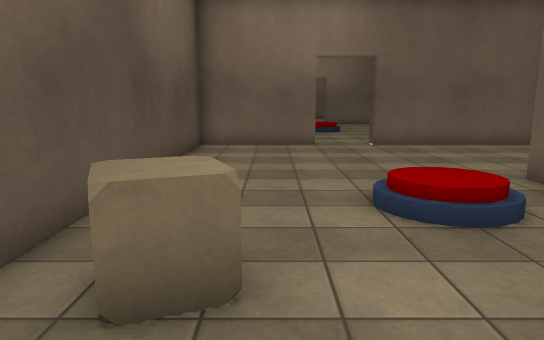
[1] (above)

16 first-person views from a walk through a 3-D level made in the Unity game engine. The camera is 1.5 m above the floor, tilts 10° down and sees 70° across. The floor is counted in squares, 1 m on a side. Each view is taken from the middle of a square. On the plan, view 1 faces up. The plan holds only what a view shows up to about 17 squares ahead; the rest is blank. The place goes on beyond the plan. The player is left out. Some animated figures are not drawn. Surface patterns are stand-ins for the level's own textures.

[2]
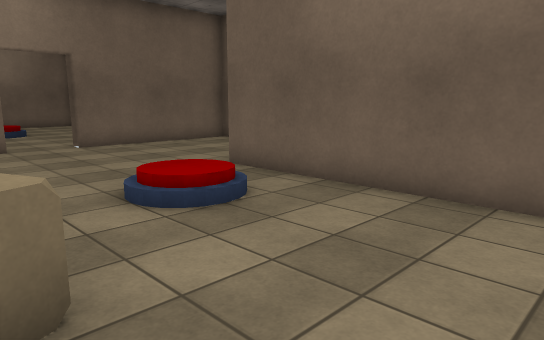

[3]
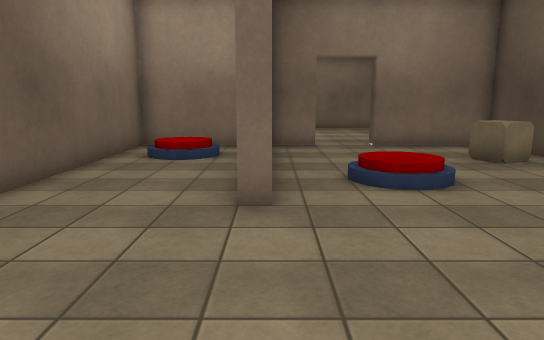

[4]
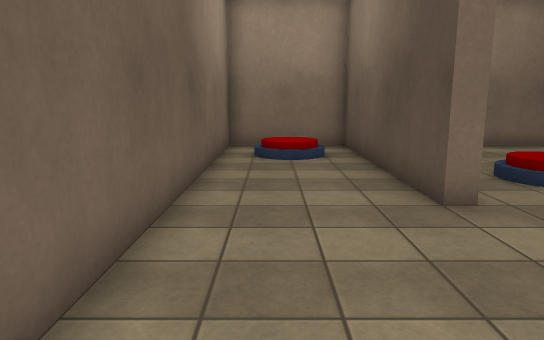

[5]
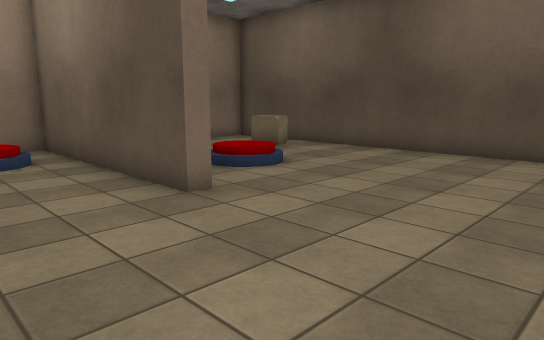

[6]
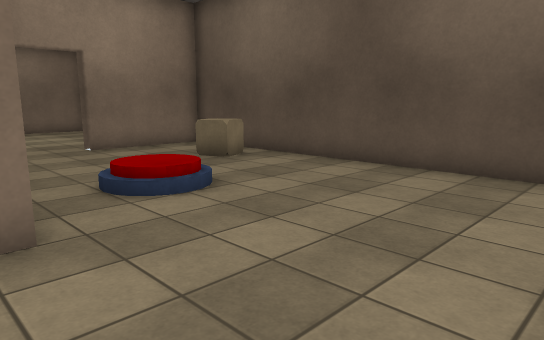

[7]
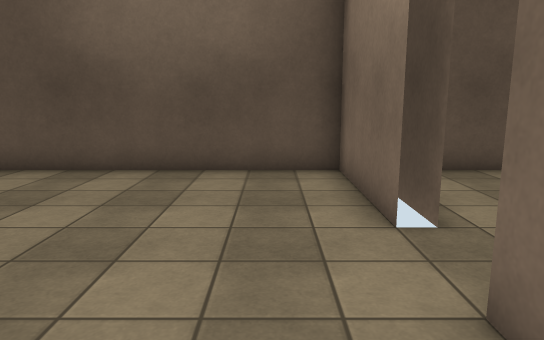

[8]
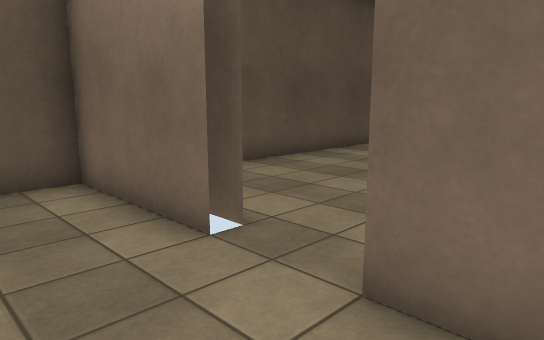

[9]
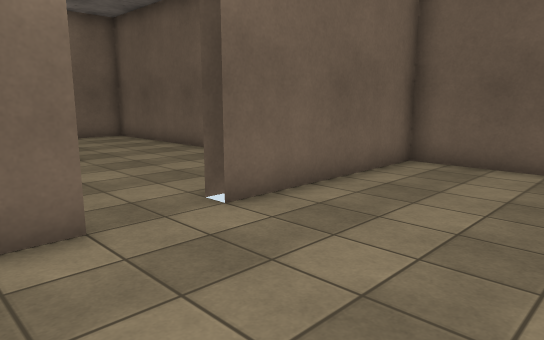

[10]
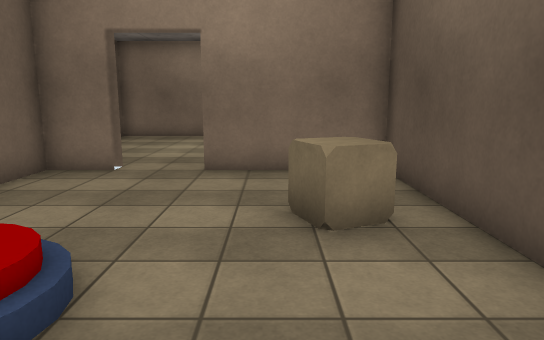

[11]
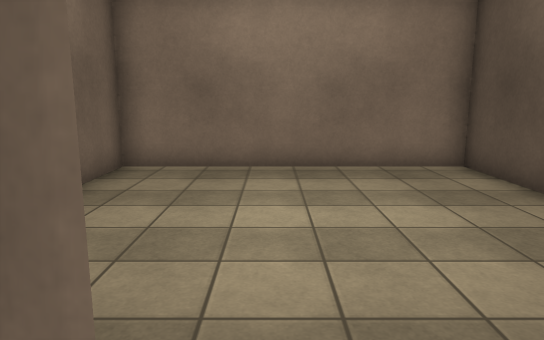

[12]
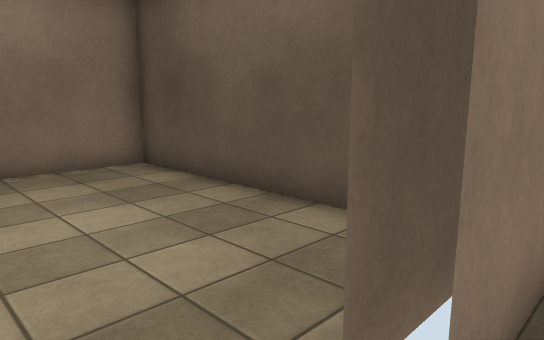

[13]
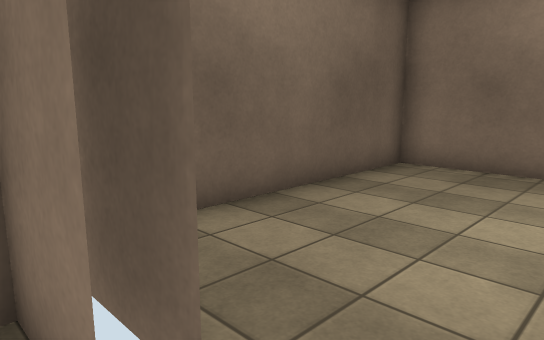

[14]
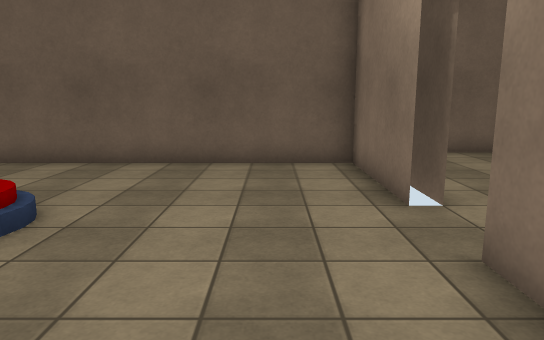

[15]
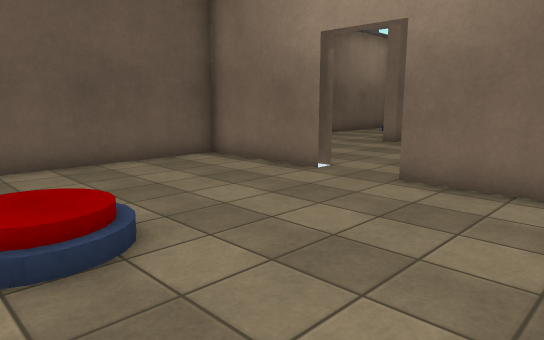

[16]
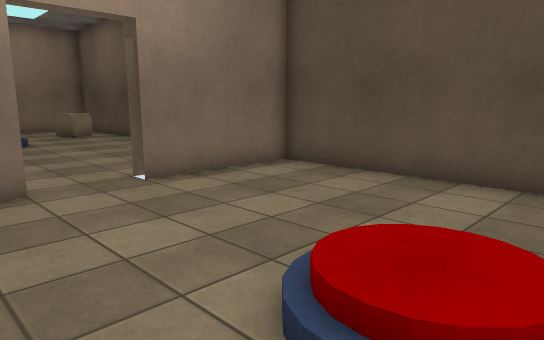

### Floor plan
Key: @ floor where view 1 was taken; # wall or solid block; . main floor; : floor 0.25 m higher than the main floor; / step, stairs or slope; R red disc; O other object.
Columns run from 3 left of view 1 to 10 right of it. Each row starts with its distance up from view 1.
 21 #..    ....#
 20 #....:R....#
 19 #....//....#
 18 #..........#
 17 #..........#
 16 #..........#
 15 #..........#
 14 #####..#######
 13 #............#
 12 #............#
 11 #............#
 10 #............#
  9 #............#
  8 #............#
  7 #.......#....#
  6 #....::.#....#
  5 #....:R.#....#
  4 #.O.....#....#
  3 #.OO....#.//.#
  2 #.O.....#.:R.#
  1 #.......#./ .#
  0 #..@....#.. .#
 -1 #####..#######
 -2  #........#
 -3  #........#
 -4  #........#
 -5  #........#
 -6  #........#
 -7  #........#
 -8  #........#
 -9  ##########

Where each view was taken, in squares from view 1:
view 1: 0 up, 0 right, facing up
view 2: 0 up, 1 left, facing up-right
view 3: 13 up, 5 right, facing down
view 4: 13 up, 8 right, facing down
view 5: 13 up, 9 right, facing down-left
view 6: 12 up, 6 right, facing down-left
view 7: 12 up, 6 right, facing left
view 8: 11 up, 5 right, facing up-left
view 9: 9 up, 0 right, facing up-right
view 10: 8 up, 0 right, facing down
view 11: 0 up, 3 right, facing down
view 12: 0 up, 3 right, facing down-left
view 13: 0 up, 2 right, facing down-right
view 14: 16 up, 2 left, facing right
view 15: 21 up, 2 left, facing down-right
view 16: 21 up, 5 right, facing down-left
